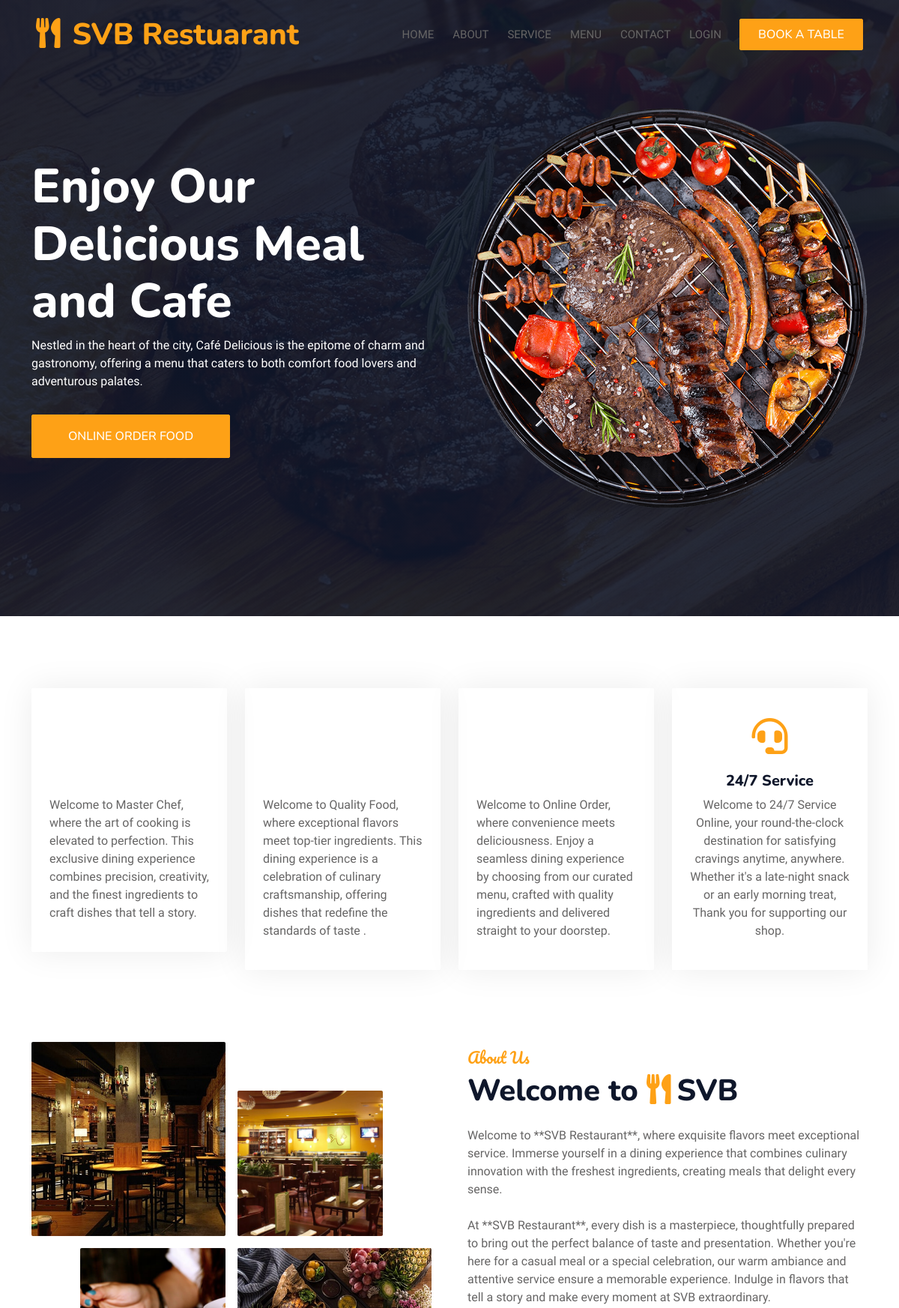
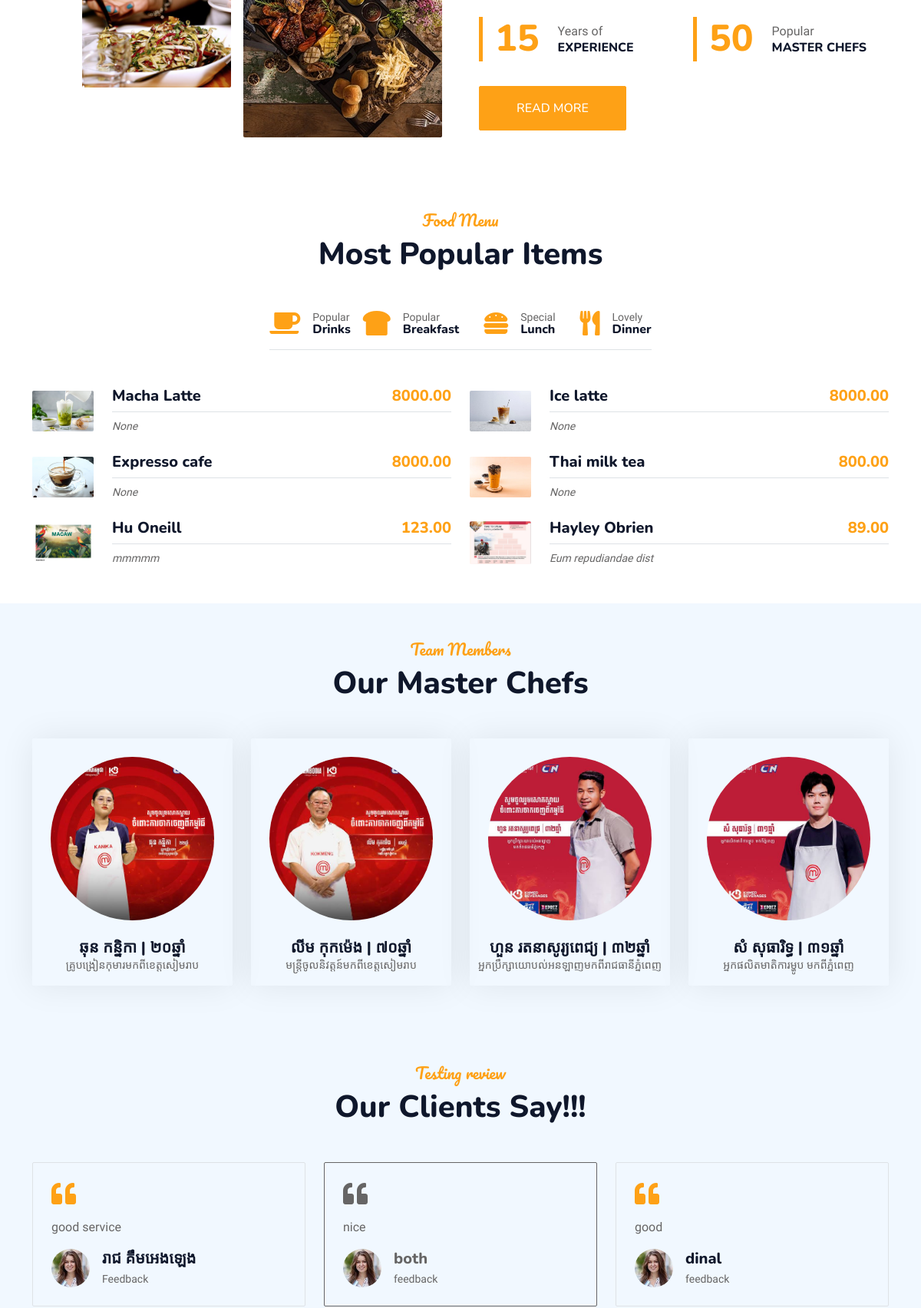
The page / (upper part) on the database its author committed (2 pictures, top to bottom).
### myapp/models.py (models this page shows, shortened)
class Product(models.Model):
    name = models.CharField(max_length=200)
    description = models.CharField(max_length=250 ,default="" , blank=True , null=True )
    price =models.DecimalField(default=0 ,decimal_places=2 , max_digits=10)
    category = models.ForeignKey(Categories,on_delete=models.CASCADE , default=0)
    image = models.ImageField(upload_to='uploads/product')

class Chef(models.Model):
    name = models.CharField(max_length=200)
    designation = models.CharField(max_length=200, default="", blank=True, null=True)
    image = models.ImageField(upload_to='uploads/product', default="", blank=True, null=True)
    facebook_url = models.URLField(default="", blank=True, null=True)
    twitter_url = models.URLField(default="", blank=True, null=True)
    instagram_url = models.URLField(default="", blank=True, null=True)

class Contact(models.Model):
    name = models.CharField(max_length=250)
    email = models.CharField(max_length=250)
    subject = models.CharField(max_length=250)
    message = models.TextField()
    added_on = models.DateTimeField(auto_now_add=True)
    is_approved = models.BooleanField(default=False)

### myapp/views.py (the view)
# urls.py: path('',svb_restuarant.index),
def index(request):
    products = Product.objects.all()
    chefs = Chef.objects.all()
    contacts = Contact.objects.all()
    context = {
        'products': products,
        'chefs': chefs,
        'contacts': contacts,
        }
    return render(request,'index.html',context)

### myapp/templates/index.html (shortened to what this page needs)
{%extends 'base.html'%}
{%block content %}
            <div class="container-xxl py-5 bg-dark hero-header mb-5">
                <div class="container my-5 py-5">
                    <div class="row align-items-center g-5">
                        <div class="col-lg-6 text-center text-lg-start">
                            <h1 class="display-3 text-white animated slideInLeft">Enjoy Our<br>Delicious Meal and Cafe</h1>
                            <p class="text-white animated slideInLeft mb-4 pb-2"> Nestled in the heart of the city, Café Delicious is the epitome of charm and gastronomy, offering a menu that caters to both comfort food lovers and adventurous palates.</p>
                            <a href="order.html" class="btn btn-primary py-sm-3 px-sm-5 me-3 animated slideInLeft">Online Order Food</a>
                        </div>
                        <div class="col-lg-6 text-center text-lg-end overflow-hidden">
                            <img class="img-fluid animated " src="/static/img/hero.png" alt="">
                        </div>
                    </div>
                </div>
            </div>
        </div>
        <div class="container-xxl py-5">
            <div class="container">
                <div class="row g-4">
                    <div class="col-lg-3 col-sm-6 wow fadeInUp" data-wow-delay="0.1s">
                        <div class="service-item rounded pt-3">
                            <div class="p-4">
                                <a href ="team.html">
                                <h5>Master Chefs</h5></a>
                                <p>Welcome to Master Chef, where the art of cooking is elevated to perfection. This exclusive dining experience combines precision, creativity, and the finest ingredients to craft dishes that tell a story.</p>
                            </div>
                        </div>
                    </div>
                    <div class="col-lg-3 col-sm-6 wow fadeInUp" data-wow-delay="0.3s">
                        <div class="service-item rounded pt-3">
                            <div class="p-4">
                                <a href ="team.html">
                                <h5>Quality Food</h5></a>
                                <p>Welcome to Quality Food, where exceptional flavors meet top-tier ingredients. This dining experience is a celebration of culinary craftsmanship, offering dishes that redefine the standards of taste .</p>
                            </div>
                        </div>
                    </div>
                    <div class="col-lg-3 col-sm-6 wow fadeInUp" data-wow-delay="0.5s">
                        <div class="service-item rounded pt-3">
                            <div class="p-4"><a href ="order.html">
                                <h5>Online Order</h5></a>
                                <p>Welcome to Online Order, where convenience meets deliciousness. Enjoy a seamless dining experience by choosing from our curated menu, crafted with quality ingredients and delivered straight to your doorstep.</p>
                            </div>
                        </div>
                    </div>
                    <div class="col-lg-3 col-sm-6 wow fadeInUp" data-wow-delay="0.7s">
                        <div class="service-item rounded pt-3">
                            <div class="p-4 text-center bg-white rounded-lg shadow-md hover:shadow-lg transition"
                        onclick="showContact()">
                        <i class="fa fa-3x fa-headset text-primary mb-4"></i>
                        <h5>24/7 Service</h5>
                        <p>
                            Welcome to 24/7 Service Online, your round-the-clock destination for satisfying cravings anytime, anywhere.
                            Whether it's a late-night snack or an early morning treat, Thank you for supporting our shop.
                        </p>
                    </div>
                        </div>
                    </div>
                </div>
            </div>
        </div>
        <div class="container-xxl py-5">
            <div class="container">
                <div class="row g-5 align-items-center">
                    <div class="col-lg-6">
                        <div class="row g-3">
                            <div class="col-6 text-start">
                                <img class="img-fluid rounded w-100 wow zoomIn" data-wow-delay="0.1s" src="/static/img/about-1.jpg">
                            </div>
                            <div class="col-6 text-start">
                                <img class="img-fluid rounded w-75 wow zoomIn" data-wow-delay="0.3s" src="/static/img/about-2.jpg" style="margin-top: 25%;">
                            </div>
                            <div class="col-6 text-end">
                                <img class="img-fluid rounded w-75 wow zoomIn" data-wow-delay="0.5s" src="/static/img/about-3.jpg">
                            </div>
                            <div class="col-6 text-end">
                                <img class="img-fluid rounded w-100 wow zoomIn" data-wow-delay="0.7s" src="/static/img/about-4.jpg">
                            </div>
                        </div>
                    </div>
                    <div class="col-lg-6">
                        <h5 class="section-title ff-secondary text-start text-primary fw-normal">About Us</h5>
                        <h1 class="mb-4">Welcome to <i class="fa fa-utensils text-primary me-2"></i>SVB</h1>
                        <p class="mb-4">Welcome to **SVB Restaurant**, where exquisite flavors meet exceptional service. Immerse yourself in a dining experience that combines culinary innovation with the freshest ingredients, creating meals that delight every sense.</p>
                        <p class="mb-4">At **SVB Restaurant**, every dish is a masterpiece, thoughtfully prepared to bring out the perfect balance of taste and presentation. Whether you're here for a casual meal or a special celebration, our warm ambiance and attentive service ensure a memorable experience. Indulge in flavors that tell a story and make every moment at SVB extraordinary.</p>
                        <div class="row g-4 mb-4">
                            <div class="col-sm-6">
                                <div class="d-flex align-items-center border-start border-5 border-primary px-3">
                                    <h1 class="flex-shrink-0 display-5 text-primary mb-0" data-toggle="counter-up">15</h1>
                                    <div class="ps-4">
                                        <p class="mb-0">Years of</p>
                                        <h6 class="text-uppercase mb-0">Experience</h6>
                                    </div>
                                </div>
                            </div>
                            <div class="col-sm-6">
                                <div class="d-flex align-items-center border-start border-5 border-primary px-3">
                                    <h1 class="flex-shrink-0 display-5 text-primary mb-0" data-toggle="counter-up">50</h1>
                                    <div class="ps-4">
                                        <p class="mb-0">Popular</p>
                                        <h6 class="text-uppercase mb-0">Master Chefs</h6>
                                    </div>
                                </div>
                            </div>
                        </div>
                        <a class="btn btn-primary py-3 px-5 mt-2" href="">Read More</a>
                    </div>
                </div>
            </div>
        </div>
        <div class="container-xxl py-5">
            <div class="container">
                <div class="text-center wow fadeInUp" data-wow-delay="0.1s">
                    <h5 class="section-title ff-secondary text-center text-primary fw-normal">Food Menu</h5>
                    <h1 class="mb-5">Most Popular Items</h1>
                </div>
                <div class="tab-class text-center wow fadeInUp" data-wow-delay="0.1s">
                    <ul class="nav nav-pills d-inline-flex justify-content-center border-bottom mb-5">
                        <li class="nav-item">
                            <a class="d-flex align-items-center text-start mx-3 ms-0 pb-3 active" data-bs-toggle="pill" href="#tab-1">
                                <i class="fa fa-coffee fa-2x text-primary"></i>
                                <div class="ps-3">
                                    <small class="text-body">Popular</small>
                                    <h6 class="mt-n1 mb-0">Drinks</h6>
                                </div>
                            </a>
                        </li>
                        <li class="nav-item">
                            <a class="d-flex align-items-center text-start mx-3 ms-0 pb-3" data-bs-toggle="pill" href="#tab-2">
                                <i class="fa fa-bread-slice fa-2x text-primary"></i>
                                <div class="ps-3">
                                    <small class="text-body">Popular</small>
                                    <h6 class="mt-n1 mb-0">Breakfast</h6>
                                </div>
                            </a>
                        </li>
                        <li class="nav-item">
                            <a class="d-flex align-items-center text-start mx-3 pb-3" data-bs-toggle="pill" href="#tab-3">
                                <i class="fa fa-hamburger fa-2x text-primary"></i>
                                <div class="ps-3">
                                    <small class="text-body">Special</small>
                                    <h6 class="mt-n1 mb-0">Lunch</h6>
                                </div>
                            </a>
                        </li>
                        <li class="nav-item">
                            <a class="d-flex align-items-center text-start mx-3 me-0 pb-3" data-bs-toggle="pill" href="#tab-4">
                                <i class="fa fa-utensils fa-2x text-primary"></i>
                                <div class="ps-3">
                                    <small class="text-body">Lovely</small>
                                    <h6 class="mt-n1 mb-0">Dinner</h6>
                                </div>
                            </a>
                        </li>
                    </ul>
                    <div class="tab-content">
                        <div id="tab-1" class="tab-pane fade show p-0 active">
                            <div class="row g-4">
                                {% for product in products %}
                                    {% if product.category|lower == "drink" %}
                                        <div class="col-lg-6">
                                            <div class="d-flex align-items-center">
                                                <img class="flex-shrink-0 img-fluid rounded" src="{{ product.image.url }}" alt="{{ product.category }}" style="width: 80px;">
                                                <div class="w-100 d-flex flex-column text-start ps-4">
                                                    <h5 class="d-flex justify-content-between border-bottom pb-2">
                                                        <span>{{ product.name }}</span>
                                                        <span class="text-primary">{{ product.price }}</span>
                                                    </h5>
                                                    <small class="fst-italic">{{ product.description }}</small>
                                                </div>
                                            </div>
                                        </div>
                                    {% endif %}
                                {% endfor %}
                            </div>
                        </div>
                    </div>
                </div>
            </div>
        </div>
                    </div>
        <div class="container-xxl pt-5 pb-3">
            <div class="container">
                <div class="text-center wow fadeInUp" data-wow-delay="0.1s">
                    <h5 class="section-title ff-secondary text-center text-primary fw-normal">Team Members</h5>
                    <h1 class="mb-5">Our Master Chefs</h1>
                </div>
                <div class="row g-4">
                    {% for chef in chefs %}
                    <div class="col-lg-3 col-md-6 wow fadeInUp" data-wow-delay="0.1s">
                        <div class="team-item text-center rounded overflow-hidden">
                            <div class="rounded-circle overflow-hidden m-4">
                                {% if chef.image %}
                                    <img class="img-fluid" src="{{ chef.image.url }}" alt="{{ chef.name }}">
                                {% else %}
                                    <img class="img-fluid" src="/static/img/team-1.jpg" alt="Default Image">
                                {% endif %}
                            </div>
                            <h5 class="mb-0">{{ chef.name }}</h5>
                            <small>{{ chef.designation|default:"chef" }}</small>
                        </div>
                    </div>
                    {% endfor %}
                </div>
            </div>
        </div>
         <div class="container-xxl py-5 wow fadeInUp" data-wow-delay="0.1s">
            <div class="container">
                <div class="text-center">
                    <h5 class="section-title ff-secondary text-center text-primary fw-normal">Testing review</h5>
                    <h1 class="mb-5">Our Clients Say!!!</h1>
                </div>
                <div class="owl-carousel testimonial-carousel">
                    {% for contact in contacts%}
                    <div class="testimonial-item bg-transparent border rounded p-4">
                        <i class="fa fa-quote-left fa-2x text-primary mb-3"></i>
                        <p>{{contact.message}}</p>
                        <div class="d-flex align-items-center">
                            <img class="img-fluid flex-shrink-0 rounded-circle" src="/static/img/testimonial-1.jpg" style="width: 50px; height: 50px;">
                            <div class="ps-3">
                                <h5 class="mb-1">{{contact.name}}</h5>
                                <small>{{contact.subject}}</small>
                            </div>
                        </div>
                    </div>
                    {% endfor%}
                </div>
            </div>
        </div>
{%endblock%}

### rows shown on the page
Product: image (picture), name "Macha Latte", price "8000.00", description "None"
Product: image (picture), name "Ice latte", price "8000.00", description "None"
Product: image (picture), name "Expresso cafe", price "8000.00", description "None"
Product: image (picture), name "Thai milk tea", price "800.00", description "None"
Product: image (picture), name "Hu Oneill", price "123.00", description "mmmmm"
Product: image (picture), name "Hayley Obrien", price "89.00", description "Eum repudiandae dist"
Chef: image (picture), name "ឆុន កន្និកា | ២០ឆ្នាំ", designation "គ្រូបង្រៀនកុមារមកពីខេត្តសៀមរាប"
Chef: image (picture), name "លីម កុកម៉េង | ៧០ឆ្នាំ", designation "មន្ត្រីចូលនិវត្តន៍មកពីខេត្តសៀមរាប"
Chef: image (picture), name "ហួន រតនាសូរ្យពេជ្យ | ៣២ឆ្នាំ", designation "អ្នកប្រឹក្សាយោបល់អនឡាញមកពីរាជធានីភ្នំពេញ"
Chef: image (picture), name "សំ សុធារិទ្ធ | ៣១ឆ្នាំ", designation "អ្នកផលិតមាតិការម្ហូប មកពីភ្នំពេញ"
Contact: message "nice", name "both", subject "feedback"
Contact: message "good", name "dinal", subject "feedback"
Contact: message "good service", name "រាជ គឹមអេងឡេង", subject "Feedback"
